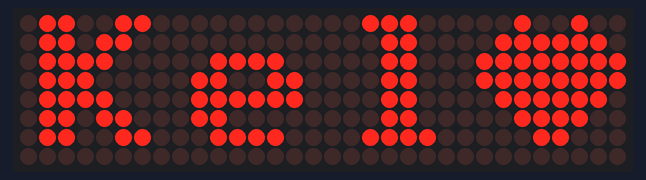
Bench run of a sketch on a simulated Arduino Uno, built with avr-gcc and run on an emulated ATmega328P. Shown: 32×8 LED matrix.

Above: at 0.1 s.

The sketch:

Dot_Matrix.ino
```cpp
#include <LedControl.h>

// ======================================================
// KONFIGURASI PIN MAX7219
// ======================================================

#define DATA_IN     48
#define LOAD        50
#define CLOCK       52
#define MAX_DEVICES 4

LedControl lc = LedControl(DATA_IN, CLOCK, LOAD, MAX_DEVICES);

// ======================================================
// FONT 8x8
// ======================================================

// ------------------------------------------------------
// ANGKA 0-9
// ------------------------------------------------------

const byte fontDigit[10][8] = {

{
0x3C,
0x66,
0x6E,
0x76,
0x66,
0x66,
0x3C,
0x00
}, // 0

{
0x18,
0x38,
0x18,
0x18,
0x18,
0x18,
0x3C,
0x00
}, // 1

{
0x3C,
0x66,
0x06,
0x0C,
0x30,
0x60,
0x7E,
0x00
}, // 2

{
0x3C,
0x66,
0x06,
0x1C,
0x06,
0x66,
0x3C,
0x00
}, // 3

{
0x0C,
0x1C,
0x2C,
0x4C,
0x7E,
0x0C,
0x0C,
0x00
}, // 4

{
0x7E,
0x60,
0x7C,
0x06,
0x06,
0x66,
0x3C,
0x00
}, // 5

{
0x3C,
0x60,
0x7C,
0x66,
0x66,
0x66,
0x3C,
0x00
}, // 6

{
0x7E,
0x06,
0x0C,
0x18,
0x30,
0x30,
0x30,
0x00
}, // 7

{
0x3C,
0x66,
0x66,
0x3C,
0x66,
0x66,
0x3C,
0x00
}, // 8

{
0x3C,
0x66,
0x66,
0x3E,
0x06,
0x0C,
0x38,
0x00
} // 9
};

// ------------------------------------------------------
// HURUF BESAR A-Z
// ------------------------------------------------------

const byte fontUpper[27][8] = {

{0x18,0x3C,0x66,0x66,0x7E,0x66,0x66,0x00}, // A
{0x7C,0x66,0x66,0x7C,0x66,0x66,0x7C,0x00}, // B
{0x3C,0x66,0x60,0x60,0x60,0x66,0x3C,0x00}, // C
{0x78,0x6C,0x66,0x66,0x66,0x6C,0x78,0x00}, // D
{0x7E,0x60,0x60,0x7C,0x60,0x60,0x7E,0x00}, // E
{0x7E,0x60,0x60,0x7C,0x60,0x60,0x60,0x00}, // F
{0x3C,0x66,0x60,0x6E,0x66,0x66,0x3C,0x00}, // G
{0x66,0x66,0x66,0x7E,0x66,0x66,0x66,0x00}, // H
{0x3C,0x18,0x18,0x18,0x18,0x18,0x3C,0x00}, // I
{0x1E,0x0C,0x0C,0x0C,0x0C,0x6C,0x38,0x00}, // J
{0x66,0x6C,0x78,0x70,0x78,0x6C,0x66,0x00}, // K
{0x60,0x60,0x60,0x60,0x60,0x60,0x7E,0x00}, // L
{0x63,0x77,0x7F,0x6B,0x63,0x63,0x63,0x00}, // M
{0x66,0x76,0x7E,0x7E,0x6E,0x66,0x66,0x00}, // N
{0x3C,0x66,0x66,0x66,0x66,0x66,0x3C,0x00}, // O
{0x7C,0x66,0x66,0x7C,0x60,0x60,0x60,0x00}, // P
{0x3C,0x66,0x66,0x66,0x6E,0x3C,0x0E,0x00}, // Q
{0x7C,0x66,0x66,0x7C,0x78,0x6C,0x66,0x00}, // R
{0x3C,0x66,0x60,0x3C,0x06,0x66,0x3C,0x00}, // S
{0x7E,0x18,0x18,0x18,0x18,0x18,0x18,0x00}, // T
{0x66,0x66,0x66,0x66,0x66,0x66,0x3C,0x00}, // U
{0x66,0x66,0x66,0x66,0x66,0x3C,0x18,0x00}, // V
{0x63,0x63,0x63,0x6B,0x7F,0x77,0x63,0x00}, // W
{0x66,0x66,0x3C,0x18,0x3C,0x66,0x66,0x00}, // X
{0x66,0x66,0x3C,0x18,0x18,0x18,0x18,0x00}, // Y
{0x7E,0x06,0x0C,0x18,0x30,0x60,0x7E,0x00},  // Z
{0x00, 0x66, 0xFF, 0xFF, 0xFF ,0x7E, 0x3C, 0x18} //
};


// ------------------------------------------------------
//  New Character
// ------------------------------------------------------

const byte chara[8] = {
  0b00100100,
  0b01111110,
  0b11111111,
  0b11111111,
  0b01111110,
  0b00111100,
  0b00011000,
  0b00000000
};


// ------------------------------------------------------
// HURUF kecil a-z
// ------------------------------------------------------

const byte fontLower[26][8] = {

{0x00,0x00,0x3C,0x06,0x3E,0x66,0x3E,0x00}, // a
{0x60,0x60,0x7C,0x66,0x66,0x66,0x7C,0x00}, // b
{0x00,0x00,0x3C,0x66,0x60,0x66,0x3C,0x00}, // c
{0x06,0x06,0x3E,0x66,0x66,0x66,0x3E,0x00}, // d
{0x00,0x00,0x3C,0x66,0x7E,0x60,0x3C,0x00}, // e
{0x1C,0x30,0x30,0x7C,0x30,0x30,0x30,0x00}, // f
{0x00,0x3E,0x66,0x66,0x3E,0x06,0x3C,0x00}, // g
{0x60,0x60,0x7C,0x66,0x66,0x66,0x66,0x00}, // h
{0x18,0x00,0x38,0x18,0x18,0x18,0x3C,0x00}, // i
{0x0C,0x00,0x0C,0x0C,0x0C,0x6C,0x38,0x00}, // j
{0x60,0x60,0x66,0x6C,0x78,0x6C,0x66,0x00}, // k
{0x38,0x18,0x18,0x18,0x18,0x18,0x3C,0x00}, // l
{0x00,0x00,0x6C,0x7E,0x7E,0x6B,0x63,0x00}, // m
{0x00,0x00,0x7C,0x66,0x66,0x66,0x66,0x00}, // n
{0x00,0x00,0x3C,0x66,0x66,0x66,0x3C,0x00}, // o
{0x00,0x00,0x7C,0x66,0x66,0x7C,0x60,0x60}, // p
{0x00,0x00,0x3E,0x66,0x66,0x3E,0x06,0x06}, // q
{0x00,0x00,0x6E,0x70,0x60,0x60,0x60,0x00}, // r
{0x00,0x00,0x3E,0x60,0x3C,0x06,0x7C,0x00}, // s
{0x30,0x30,0x7C,0x30,0x30,0x30,0x1C,0x00}, // t
{0x00,0x00,0x66,0x66,0x66,0x66,0x3E,0x00}, // u
{0x00,0x00,0x66,0x66,0x66,0x3C,0x18,0x00}, // v
{0x00,0x00,0x63,0x6B,0x7F,0x7F,0x36,0x00}, // w
{0x00,0x00,0x66,0x3C,0x18,0x3C,0x66,0x00}, // x
{0x00,0x00,0x66,0x66,0x3E,0x06,0x3C,0x00}, // y
{0x00,0x00,0x7E,0x0C,0x18,0x30,0x7E,0x00}  // z

};

// ======================================================
// FUNGSI MEMBERSIHKAN DISPLAY
// ======================================================

void clearAll()
{
  for (int i = 0; i < MAX_DEVICES; i++)
  {
    lc.clearDisplay(i);
  }
}

// ======================================================
// TAMPILKAN SATU KARAKTER
// ======================================================

void tampilKarakter(int display, char c)
{
  byte buffer[8];

  // default kosong
  for (int i = 0; i < 8; i++)
  {
    buffer[i] = 0x00;
  }

  // angka
  if (c >= '0' && c <= '9')
  {
    for (int i = 0; i < 8; i++)
    {
      buffer[i] = fontDigit[c - '0'][i];
    }
  }

  // huruf besar
  else if (c >= 'A' && c <= 'Z')
  {
    for (int i = 0; i < 8; i++)
    {
      buffer[i] = fontUpper[c - 'A'][i];
    }
  }

  // huruf kecil
  else if (c >= 'a' && c <= 'z')
  {
    for (int i = 0; i < 8; i++)
    {
      buffer[i] = fontLower[c - 'a'][i];
    }
  }

  else {
    for (int i =0; i < 8; i++) {
      buffer[i] = chara[i];
    }
  }

  // tampilkan ke matrix
  for (int row = 0; row < 8; row++)
  {
    lc.setRow(display, row, buffer[row]);
  }
}

// ======================================================
// SUBROUTINE TAMPIL 4 KARAKTER
// ======================================================

void tampil4Karakter(const char *text)
{
  for (int i = 0; i < 4; i++)
  {
    if (text[i] != '\0')
    {
      // urutan dibalik karena susunan MAX7219
      tampilKarakter(3 - i, text[i]);
    }
    else
    {
      tampilKarakter(3 - i, ' ');
    }
  }
}


// ======================================================
// RUNNING TEXT
// ======================================================

void scrollText(const char *text, int speedDelay)
{
  int len = strlen(text);

  char buffer[5];

  for (int pos = 0; pos < len + 4; pos++)
  {
    for (int i = 0; i < 4; i++)
    {
      int idx = pos + i - 4;

      if (idx >= 0 && idx < len)
      {
        buffer[i] = text[idx];
      }
      else
      {
        buffer[i] = ' ';
      }
    }

    buffer[4] = '\0';

    tampil4Karakter(buffer);

    delay(speedDelay);
  }
}

// ======================================================
// SETUP
// ======================================================

void setup()
{
  for (int i = 0; i < MAX_DEVICES; i++)
  {
    lc.shutdown(i, false);
    lc.setIntensity(i, 3);
    lc.clearDisplay(i);
  }
}

// ======================================================
// LOOP
// ======================================================

void loop()
{
  tampil4Karakter("Kel");
  delay(2000);

  // tampil4Karakter("1234");
  // delay(2000);

  // tampil4Karakter("aBcD");
  // delay(2000);

  // tampil4Karakter(" SB ");
  // delay(2000);

  // scrollText("Aril John Rezi", 175);
}
```
